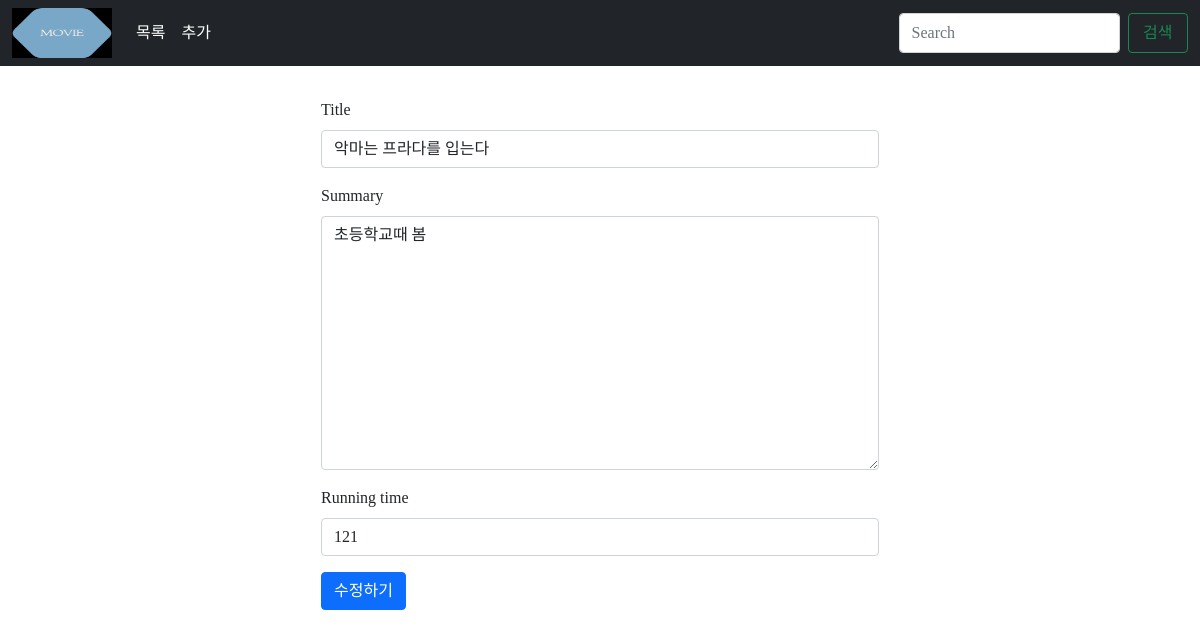
The app's page /edit/1/, older data.
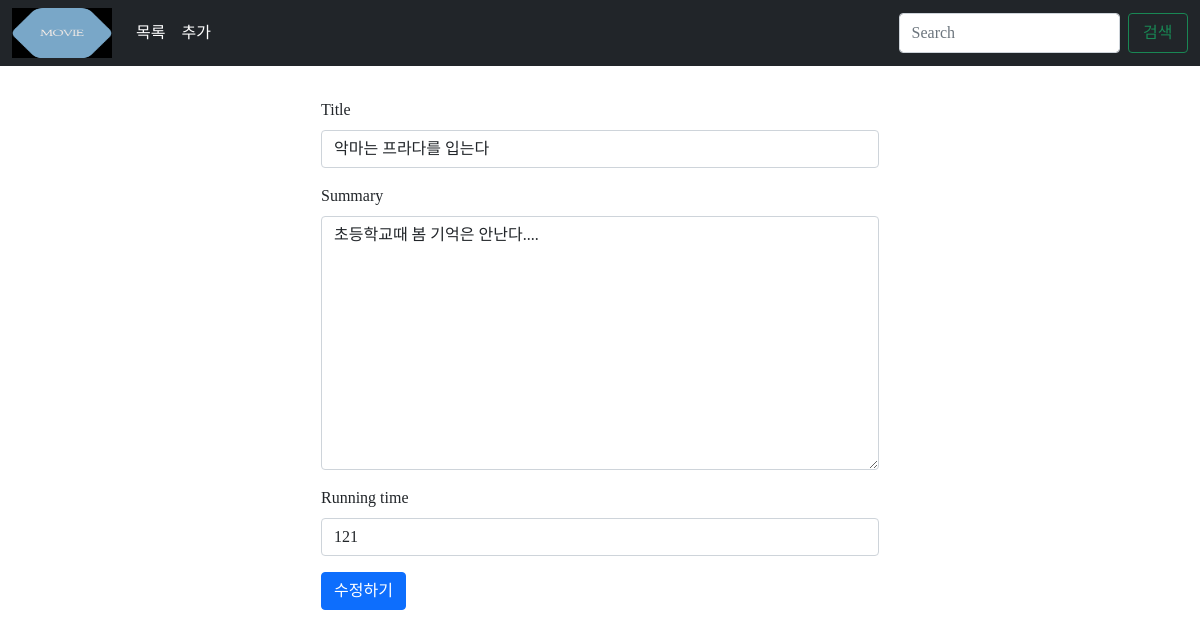
The same page, newer data.
### movies/models.py (models this page shows)
class Movie_Info(models.Model):
    title = models.CharField(max_length=25)
    summary = models.TextField()
    running_time = models.IntegerField()

### movies/views.py (the view)
# urls.py: path('edit/<int:pk>/', views.edit, name='edit'),
def edit(request, pk):
    movie_info = Movie_Info.objects.get(pk=pk)
    if request.method == 'POST':
        movie_form = MovieForm(request.POST, instance=movie_info)
        if movie_form.is_valid():
            movie_form.save()
            return redirect("movie_info:details", movie_info.pk)
    else:
        movie_form = MovieForm(instance=movie_info)
    context = {
        'movie_info' : movie_info,
        'movie_form' : movie_form,
    }
    return render(request, 'movie_info/edit.html', context)

### movies/forms.py
class MovieForm(forms.ModelForm):
    class Meta:
        model = Movie_Info
        fields = ['title', 'summary', 'running_time']
        label = {
            'title' : 'Title',
            'summary' : 'Summary',
            'running_time' : 'Running_time',
        }
        Value = {
            'title' : 'Title',
            'summary' : 'Summary',
            'running_time' : 0,
        }

### movies/templates/movie_info/edit.html (shortened to what this page needs)
{% extends 'base.html' %}
{% load static %}
{% load django_bootstrap5 %}
{% block content %}
  <div class='container d-flex justify-content-center'>
    <div class="details">
      <form action="{% url 'movie_info:edit' movie_info.pk %}" method='POST'>
        {% bootstrap_form movie_form %}
        <a href="{% url 'movie_info:board' %}">
          <input type="submit" class="btn btn-primary" value='수정하기'></input>
        </a>
      </form>
    </div>
  </div>
{% endblock %}

Row changes from the older to the newer data that the page shows:
changed Movie_Info "악마는 프라다를 입는다": summary "초등학교때 봄" → "초등학교때 봄 기억은 안난다...."
